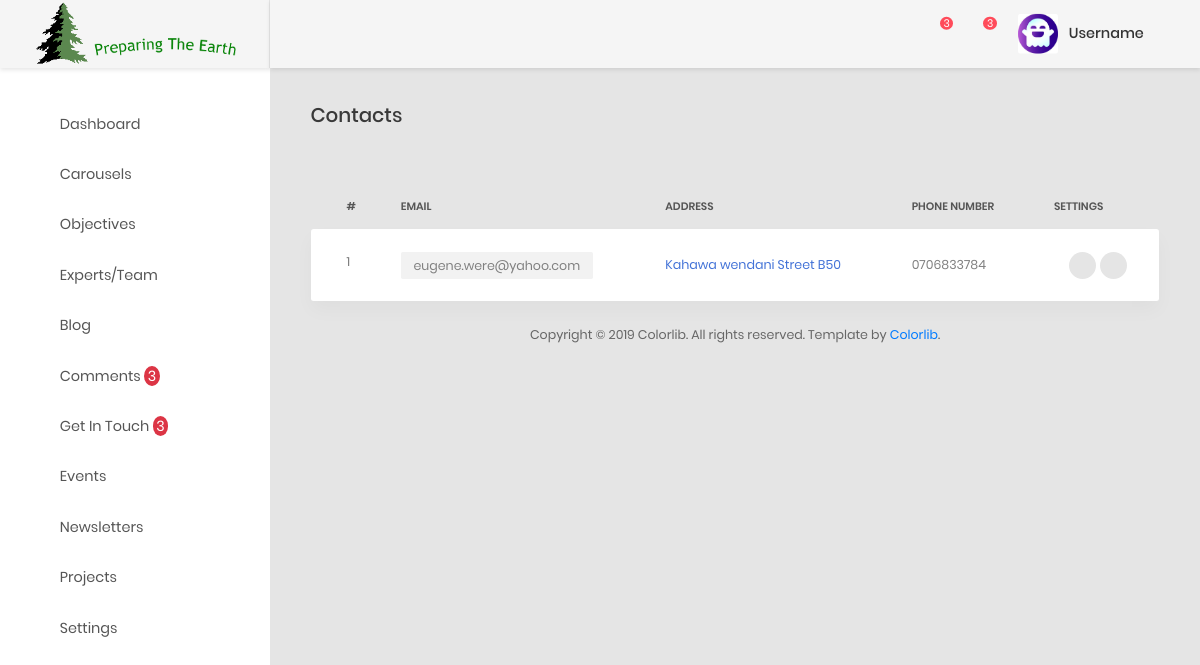
Screenshot of /ccsbadmin/contacts/ with the database file from the repository.
### ccsbadmin/models.py (models this page shows, shortened)
class Contact(models.Model):
    email=models.CharField(max_length=200, null=False, blank=False)
    phone_number = models.CharField(max_length=20, null=False, blank=False)
    address = models.CharField(max_length=200, null=False, blank=False)
    created_at = models.DateTimeField(auto_now_add=True)
    updated_at = models.DateTimeField(auto_now=True)

### ccsbadmin/views.py (the view)
# urls.py: path('contacts/', views.viewContact, name='viewContact'),
def viewContact(request):
    contacts = Contact.objects.order_by("created_at")
    context = {
        'title': 'Contacts',
        'contacts': contacts,
    }
    return render(request, 'contact/contact.html', context)

### ccsbadmin/templatetags/callmethod.py (called while the page is built)
@register.filter(name='comments')
def comments(request):
    comments = Comment.objects.filter(status="UNREAD").order_by("-created_at")
    if comments is not None:
        return comments
    return False

@register.filter(name='get_intouch')
def get_intouch(request):
    getintouchs = GetInTouch.objects.filter(status="UNREAD").order_by("-created_at")
    if getintouchs  is not None:
        return getintouchs
    return False

@register.filter(name='comment_unread_count')
def comment_unread_count(request):
    unread_comments = Comment.objects.filter(status="UNREAD").count()
    if unread_comments is not None:
        return unread_comments
    return False

@register.filter(name='getintouch_unread_count')
def getintouch_unread_count(request):
    getintouch_unread_count = GetInTouch.objects.filter(status="UNREAD").count()
    if getintouch_unread_count is not None:
        return getintouch_unread_count
    return False

### ccsbadmin/templates/contact/contact.html (shortened to what this page needs)
{% extends "aahome/aalayout.html" %}
{% load static %}
    {% block links %}
        <link type="text/css" rel="stylesheet" href="https://cdn.datatables.net/1.10.18/css/dataTables.bootstrap.min.css">
        <link type="text/css" href="https://cdnjs.cloudflare.com/ajax/libs/bootstrap-select/1.10.0/css/bootstrap-select.min.css" rel="stylesheet" />
        <link rel="stylesheet" href="https://cdn.jsdelivr.net/npm/bootstrap-select@1.13.9/dist/css/bootstrap-select.min.css">
    {% endblock links %}
{% block content %}
            <div class="main-content">
                <div class="section__content section__content--p30">
                    <div class="container-fluid">
                        <div class="row">
                            <div class="col-md-12">
                                <h3 class="title-5 m-b-35">Contacts</h3>
                                <div class="table-responsive table-responsive-data2">
                                    <table class="table tablez table-data2">
                                        <thead>
                                            <tr>
                                                <th>#</th>
                                                <th>email</th>
                                                <th>address</th>
                                                <th>phone number</th>
                                                <th>settings</th>
                                            </tr>
                                        </thead>
                                        <tbody>
                                            {% for contact in contacts %}
                                            <tr class="tr-shadow">
                                                <td>{{ forloop.counter }}</td>
                                                <td>
                                                    <span class="block-email">{{contact.email}}</span>
                                                </td>
                                                <td class="desc">{{contact.address}}</td>
                                                <td>{{contact.phone_number}}</td>
                                                <td>
                                                    <div class="table-data-feature">
                                                        <button class="item" data-toggle="modal" data-target="#ee{{ contact.id }}" data-placement="top" title="Edit">
                                                            <i class="zmdi zmdi-edit"></i>
                                                        </button>
                                                        <button data-toggle="modal" data-target="#dd{{ contact.id }}" class="item"  data-placement="top" title="Delete">
                                                            <i class="zmdi zmdi-delete"></i>
                                                        </button>
                                                    </div>
                                                </td>
                                            </tr>
                                            <tr class="spacer"></tr>
                                            {% endfor %}
                                        </tbody>
                                    </table>
                                </div>
                            </div>
                        </div>
                        <div class="row">
                            <div class="col-md-12">
                                <div class="copyright">
                                    <p>Copyright © <script> var date = new Date(); var yr = date.getFullYear(); document.write(yr);</script> Colorlib. All rights reserved. Template by <a href="https://colorlib.com">Colorlib</a>.</p>
                                </div>
                            </div>
                        </div>
                    </div>
                </div>
            </div>
{% endblock content %}

### rows the page displays
Contact: email "eugene.were@yahoo.com", address "Kahawa wendani Street B50", phone_number "0706833784"

### other values shown
{{ request|comment_unread_count }} "3"
{{ request|getintouch_unread_count }} "3"
